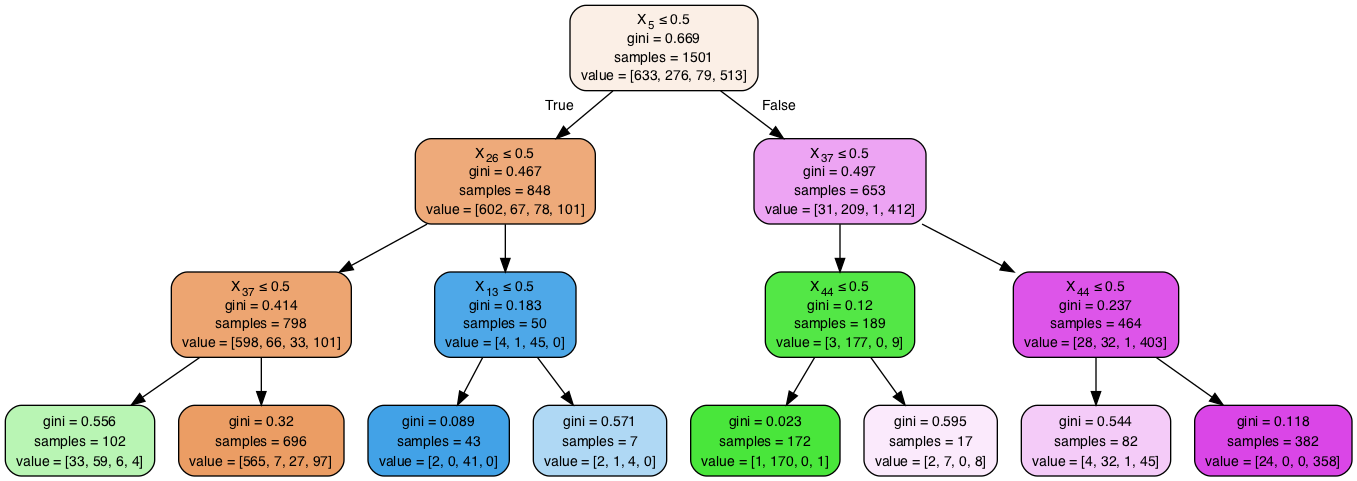

Reproduce this figure in Python.
from sklearn import tree
import pandas as pd
import numpy as np
import graphviz
import sys
from sklearn.externals.six import StringIO
from IPython.display import Image
import pydotplus

def validation_split(data, ratio):
    slice_ind = int(len(data) * ratio)
    train = data[:slice_ind]
    val = data[slice_ind:,]
    return train, val

if __name__ == '__main__':
    clust = sys.argv[1]
    k = sys.argv[2]
    filename = '../Data/' + 'data_' + clust + k + '.csv'
    data = pd.read_csv(filename)
    train, val = validation_split(data.values, 0.7)
    X_train = train[:,:-1]
    Y_train = train[:,-1].astype(int)
    X_val = val[:,:-1]
    Y_val = val[:,-1]

    # estimator = tree.DecisionTreeClassifier(max_leaf_nodes=3, random_state=0)
    # estimator.fit(X_train, Y_train)
    #
    dot_data = StringIO()

    clf_gini = tree.DecisionTreeClassifier(criterion = "gini", random_state = 100,
                               max_depth=4, min_samples_leaf=4, min_impurity_decrease=0.01)
    clf_fit = clf_gini.fit(X_train, Y_train)
    print(sum(clf_gini.predict(X_val) == Y_val)/len(Y_val))
    tree.export_graphviz(clf_fit, out_file=dot_data,
                filled=True, rounded=True,
                special_characters=True)
    graph = pydotplus.graph_from_dot_data(dot_data.getvalue())
    graph.write_png('tree3.png')


#     n_nodes = estimator.tree_.node_count
# children_left = estimator.tree_.children_left
# children_right = estimator.tree_.children_right
# feature = estimator.tree_.feature
# threshold = estimator.tree_.threshold
#
#
# # The tree structure can be traversed to compute various properties such
# # as the depth of each node and whether or not it is a leaf.
# node_depth = np.zeros(shape=n_nodes, dtype=np.int64)
# is_leaves = np.zeros(shape=n_nodes, dtype=bool)
# stack = [(0, -1)]  # seed is the root node id and its parent depth
# while len(stack) > 0:
#     node_id, parent_depth = stack.pop()
#     node_depth[node_id] = parent_depth + 1
#
#     # If we have a test node
#     if (children_left[node_id] != children_right[node_id]):
#         stack.append((children_left[node_id], parent_depth + 1))
#         stack.append((children_right[node_id], parent_depth + 1))
#     else:
#         is_leaves[node_id] = True
#
# print("The binary tree structure has %s nodes and has "
#       "the following tree structure:"
#       % n_nodes)
# for i in range(n_nodes):
#     if is_leaves[i]:
#         print("%snode=%s leaf node." % (node_depth[i] * "\t", i))
#     else:
#         print("%snode=%s test node: go to node %s if X[:, %s] <= %s else to "
#               "node %s."
#               % (node_depth[i] * "\t",
#                  i,
#                  children_left[i],
#                  feature[i],
#                  threshold[i],
#                  children_right[i],
#                  ))
# print()
#
# # First let's retrieve the decision path of each sample. The decision_path
# # method allows to retrieve the node indicator functions. A non zero element of
# # indicator matrix at the position (i, j) indicates that the sample i goes
# # through the node j.
#
# node_indicator = estimator.decision_path(X_val)
#
# # Similarly, we can also have the leaves ids reached by each sample.
#
# leave_id = estimator.apply(X_val)
#
# # Now, it's possible to get the tests that were used to predict a sample or
# # a group of samples. First, let's make it for the sample.
#
# sample_id = 0
# node_index = node_indicator.indices[node_indicator.indptr[sample_id]:
#                                     node_indicator.indptr[sample_id + 1]]
#
# print('Rules used to predict sample %s: ' % sample_id)
# for node_id in node_index:
#     if leave_id[sample_id] == node_id:
#         continue
#
#     if (X_val[sample_id, feature[node_id]] <= threshold[node_id]):
#         threshold_sign = "<="
#     else:
#         threshold_sign = ">"
#
#     print("decision id node %s : (X_val[%s, %s] (= %s) %s %s)"
#           % (node_id,
#              sample_id,
#              feature[node_id],
#              X_val[sample_id, feature[node_id]],
#              threshold_sign,
#              threshold[node_id]))
#
# # For a group of samples, we have the following common node.
# sample_ids = [0, 1]
# common_nodes = (node_indicator.toarray()[sample_ids].sum(axis=0) ==
#                 len(sample_ids))
#
# common_node_id = np.arange(n_nodes)[common_nodes]
#
# print("\nThe following samples %s share the node %s in the tree"
#       % (sample_ids, common_node_id))
# print("It is %s %% of all nodes." % (100 * len(common_node_id) / n_nodes,))
#
# #
# # X = [[0, 0], [1, 1]]
# # Y = [[0, 1]]
# #
# # clf = tree.DecisionTreeClassifier()
# # clf = clf.fit(X, Y)
# # clf.predict([[2., 2.]])
# # clf.predict_proba([[2., 2.]])
